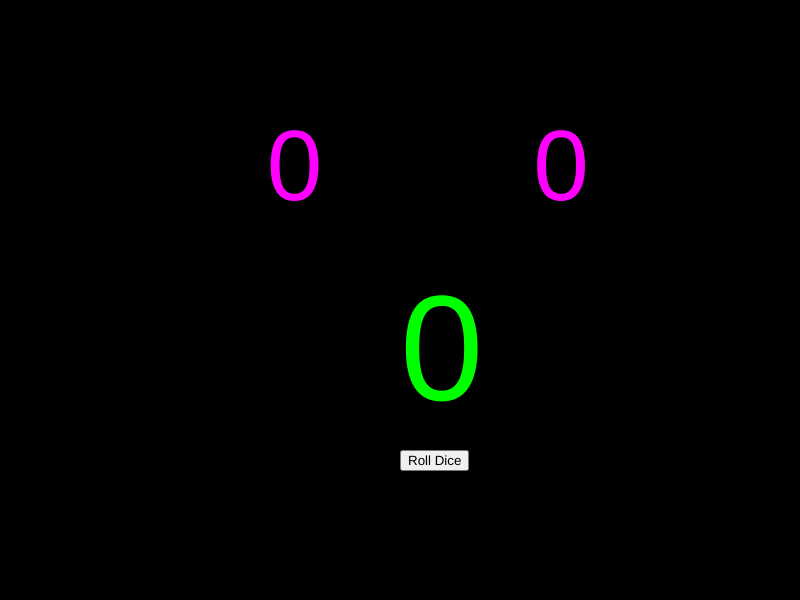
Frame 1 (no input)
Frame 60 (no input): identical to frame 1, image omitted
Frame 120 (the mouse pressed at the canvas centre since frame 60): identical to frame 1, image omitted

The p5.js sketch that drew this single still picture (run headless with seeded random() and noise() and a simulated clock; from frame 60 on, the mouse is pressed at the canvas centre):

// p5.js sketch
// ── sketch.js
var dice1 = 0;
var dice2 = 0;
var total = 0;
var num_dice = 2;
var dice_faces = [0, 1, 2, 3];
var button;
var w = 800;
var h = 600;

function setup() {
	createCanvas(w, h);

	captureButton = createButton('Roll Dice');
    captureButton.position(w/2, h*3/4);
    captureButton.mousePressed(rollDice);
}

function rollDice() {
	dice1 = findRandomDiceValue();
	dice2 = findRandomDiceValue();
	total = getTotal(dice1, dice2);
}

function showTotal() {
	textSize(100);
	fill(255, 0, 255);
	text(dice1, w/3, h/3);
	text(dice2, w*2/3, h/3);

	textSize(150);
	fill(0, 255, 0);
	text(total, w/2, h*2/3);
}

function getTotal(dice1, dice2) {
	var total = dice1 + dice2;
	if (total === 0) {
		return 12;
	} else {
		return total;
	}
}

function findRandomDiceValue() {
	return random(dice_faces);
}

function draw() {
	colorMode(RGB, 255);
	background(0);	

	showTotal();
}
